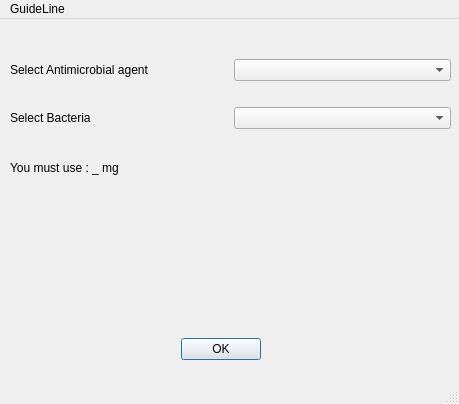
<?xml version="1.0" encoding="UTF-8"?>
<ui version="4.0">
 <class>Guideline</class>
 <widget class="QMainWindow" name="Guideline">
  <property name="geometry">
   <rect>
    <x>0</x>
    <y>0</y>
    <width>459</width>
    <height>404</height>
   </rect>
  </property>
  <property name="windowTitle">
   <string>MainWindow</string>
  </property>
  <widget class="QWidget" name="centralwidget">
   <widget class="QLabel" name="label_2">
    <property name="geometry">
     <rect>
      <x>10</x>
      <y>140</y>
      <width>431</width>
      <height>17</height>
     </rect>
    </property>
    <property name="inputMethodHints">
     <set>Qt::ImhNone</set>
    </property>
    <property name="text">
     <string>You must use : _ mg</string>
    </property>
   </widget>
   <widget class="QDialogButtonBox" name="buttonBox">
    <property name="geometry">
     <rect>
      <x>10</x>
      <y>300</y>
      <width>251</width>
      <height>61</height>
     </rect>
    </property>
    <property name="standardButtons">
     <set>QDialogButtonBox::Ok</set>
    </property>
    <property name="centerButtons">
     <bool>false</bool>
    </property>
   </widget>
   <widget class="QWidget" name="">
    <property name="geometry">
     <rect>
      <x>10</x>
      <y>20</y>
      <width>441</width>
      <height>111</height>
     </rect>
    </property>
    <layout class="QVBoxLayout" name="verticalLayout">
     <item>
      <layout class="QHBoxLayout" name="horizontalLayout">
       <item>
        <widget class="QLabel" name="label">
         <property name="text">
          <string>Select Antimicrobial agent</string>
         </property>
        </widget>
       </item>
       <item>
        <widget class="QComboBox" name="comboBox"/>
       </item>
      </layout>
     </item>
     <item>
      <layout class="QHBoxLayout" name="horizontalLayout_2">
       <item>
        <widget class="QLabel" name="label_3">
         <property name="text">
          <string>Select Bacteria</string>
         </property>
        </widget>
       </item>
       <item>
        <widget class="QComboBox" name="comboBox_2"/>
       </item>
      </layout>
     </item>
    </layout>
   </widget>
  </widget>
  <widget class="QMenuBar" name="menubar">
   <property name="geometry">
    <rect>
     <x>0</x>
     <y>0</y>
     <width>459</width>
     <height>25</height>
    </rect>
   </property>
   <widget class="QMenu" name="menuGuideLine">
    <property name="title">
     <string>GuideLine</string>
    </property>
   </widget>
   <addaction name="menuGuideLine"/>
  </widget>
  <widget class="QStatusBar" name="statusbar"/>
 </widget>
 <resources/>
 <connections/>
</ui>
